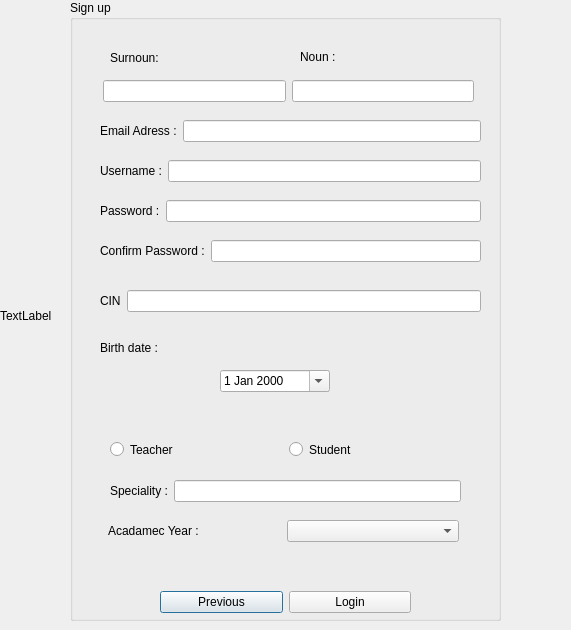
<?xml version="1.0" encoding="UTF-8"?>
<ui version="4.0">
 <class>SignupDialog</class>
 <widget class="QDialog" name="SignupDialog">
  <property name="geometry">
   <rect>
    <x>0</x>
    <y>0</y>
    <width>571</width>
    <height>630</height>
   </rect>
  </property>
  <property name="windowTitle">
   <string>Dialog</string>
  </property>
  <widget class="QGroupBox" name="groupBox">
   <property name="geometry">
    <rect>
     <x>70</x>
     <y>0</y>
     <width>431</width>
     <height>621</height>
    </rect>
   </property>
   <property name="title">
    <string>Sign up</string>
   </property>
   <property name="flat">
    <bool>true</bool>
   </property>
   <widget class="QLabel" name="label">
    <property name="geometry">
     <rect>
      <x>40</x>
      <y>50</y>
      <width>61</width>
      <height>16</height>
     </rect>
    </property>
    <property name="text">
     <string>Surnoun: </string>
    </property>
   </widget>
   <widget class="QLabel" name="label_2">
    <property name="geometry">
     <rect>
      <x>230</x>
      <y>50</y>
      <width>46</width>
      <height>13</height>
     </rect>
    </property>
    <property name="text">
     <string>Noun :</string>
    </property>
   </widget>
   <widget class="QLabel" name="label_7">
    <property name="geometry">
     <rect>
      <x>30</x>
      <y>340</y>
      <width>101</width>
      <height>16</height>
     </rect>
    </property>
    <property name="text">
     <string>Birth date :</string>
    </property>
   </widget>
   <widget class="QDateEdit" name="date">
    <property name="geometry">
     <rect>
      <x>150</x>
      <y>370</y>
      <width>110</width>
      <height>22</height>
     </rect>
    </property>
    <property name="calendarPopup">
     <bool>true</bool>
    </property>
   </widget>
   <widget class="QWidget" name="layoutWidget">
    <property name="geometry">
     <rect>
      <x>33</x>
      <y>80</y>
      <width>371</width>
      <height>22</height>
     </rect>
    </property>
    <layout class="QHBoxLayout" name="horizontalLayout">
     <item>
      <widget class="QLineEdit" name="lineEdit_surnoun"/>
     </item>
     <item>
      <widget class="QLineEdit" name="lineEdit_noun"/>
     </item>
    </layout>
   </widget>
   <widget class="QWidget" name="layoutWidget">
    <property name="geometry">
     <rect>
      <x>90</x>
      <y>590</y>
      <width>251</width>
      <height>25</height>
     </rect>
    </property>
    <layout class="QHBoxLayout" name="horizontalLayout_2">
     <item>
      <widget class="QPushButton" name="pushButton_2">
       <property name="text">
        <string>Previous</string>
       </property>
      </widget>
     </item>
     <item>
      <widget class="QPushButton" name="pushButton">
       <property name="text">
        <string>Login</string>
       </property>
      </widget>
     </item>
    </layout>
   </widget>
   <widget class="QWidget" name="layoutWidget">
    <property name="geometry">
     <rect>
      <x>40</x>
      <y>440</y>
      <width>351</width>
      <height>19</height>
     </rect>
    </property>
    <layout class="QHBoxLayout" name="horizontalLayout_3">
     <item>
      <widget class="QRadioButton" name="radioButton_teacher">
       <property name="text">
        <string>Teacher</string>
       </property>
      </widget>
     </item>
     <item>
      <widget class="QRadioButton" name="radioButton_student">
       <property name="text">
        <string>Student</string>
       </property>
      </widget>
     </item>
    </layout>
   </widget>
   <widget class="QWidget" name="layoutWidget">
    <property name="geometry">
     <rect>
      <x>40</x>
      <y>480</y>
      <width>351</width>
      <height>22</height>
     </rect>
    </property>
    <layout class="QHBoxLayout" name="horizontalLayout_4">
     <item>
      <widget class="QLabel" name="label_8">
       <property name="text">
        <string>Speciality :</string>
       </property>
      </widget>
     </item>
     <item>
      <widget class="QLineEdit" name="lineEdit_spe"/>
     </item>
    </layout>
   </widget>
   <widget class="QWidget" name="layoutWidget">
    <property name="geometry">
     <rect>
      <x>38</x>
      <y>520</y>
      <width>351</width>
      <height>22</height>
     </rect>
    </property>
    <layout class="QHBoxLayout" name="horizontalLayout_5">
     <item>
      <widget class="QLabel" name="label_9">
       <property name="text">
        <string>Acadamec Year :</string>
       </property>
      </widget>
     </item>
     <item>
      <widget class="QComboBox" name="comboBox"/>
     </item>
    </layout>
   </widget>
   <widget class="QWidget" name="layoutWidget_2">
    <property name="geometry">
     <rect>
      <x>30</x>
      <y>290</y>
      <width>381</width>
      <height>22</height>
     </rect>
    </property>
    <layout class="QHBoxLayout" name="horizontalLayout_12">
     <item>
      <widget class="QLabel" name="label_10">
       <property name="text">
        <string>CIN</string>
       </property>
      </widget>
     </item>
     <item>
      <widget class="QLineEdit" name="lineEdit_cin"/>
     </item>
    </layout>
   </widget>
   <widget class="QWidget" name="layoutWidget">
    <property name="geometry">
     <rect>
      <x>30</x>
      <y>120</y>
      <width>381</width>
      <height>22</height>
     </rect>
    </property>
    <layout class="QHBoxLayout" name="horizontalLayout_8">
     <item>
      <widget class="QLabel" name="label_3">
       <property name="text">
        <string>Email Adress :</string>
       </property>
      </widget>
     </item>
     <item>
      <widget class="QLineEdit" name="lineEdit_email"/>
     </item>
    </layout>
   </widget>
   <widget class="QWidget" name="layoutWidget">
    <property name="geometry">
     <rect>
      <x>30</x>
      <y>160</y>
      <width>381</width>
      <height>22</height>
     </rect>
    </property>
    <layout class="QHBoxLayout" name="horizontalLayout_9">
     <item>
      <widget class="QLabel" name="label_4">
       <property name="text">
        <string>Username :</string>
       </property>
      </widget>
     </item>
     <item>
      <widget class="QLineEdit" name="lineEdit_username"/>
     </item>
    </layout>
   </widget>
   <widget class="QWidget" name="layoutWidget">
    <property name="geometry">
     <rect>
      <x>30</x>
      <y>200</y>
      <width>381</width>
      <height>22</height>
     </rect>
    </property>
    <layout class="QHBoxLayout" name="horizontalLayout_10">
     <item>
      <widget class="QLabel" name="label_5">
       <property name="text">
        <string>Password :</string>
       </property>
      </widget>
     </item>
     <item>
      <widget class="QLineEdit" name="lineEdit_password">
       <property name="echoMode">
        <enum>QLineEdit::Password</enum>
       </property>
      </widget>
     </item>
    </layout>
   </widget>
   <widget class="QWidget" name="layoutWidget">
    <property name="geometry">
     <rect>
      <x>30</x>
      <y>240</y>
      <width>381</width>
      <height>22</height>
     </rect>
    </property>
    <layout class="QHBoxLayout" name="horizontalLayout_11">
     <item>
      <widget class="QLabel" name="label_6">
       <property name="text">
        <string>Confirm Password :</string>
       </property>
      </widget>
     </item>
     <item>
      <widget class="QLineEdit" name="lineEdit_password_2">
       <property name="echoMode">
        <enum>QLineEdit::Password</enum>
       </property>
      </widget>
     </item>
    </layout>
   </widget>
  </widget>
  <widget class="QLabel" name="background">
   <property name="geometry">
    <rect>
     <x>0</x>
     <y>0</y>
     <width>571</width>
     <height>631</height>
    </rect>
   </property>
   <property name="text">
    <string>TextLabel</string>
   </property>
  </widget>
  <widget class="QWidget" name="layoutWidget">
   <property name="geometry">
    <rect>
     <x>0</x>
     <y>0</y>
     <width>2</width>
     <height>2</height>
    </rect>
   </property>
   <layout class="QHBoxLayout" name="horizontalLayout_6"/>
  </widget>
  <widget class="QWidget" name="layoutWidget">
   <property name="geometry">
    <rect>
     <x>0</x>
     <y>0</y>
     <width>2</width>
     <height>2</height>
    </rect>
   </property>
   <layout class="QHBoxLayout" name="horizontalLayout_7"/>
  </widget>
  <zorder>layoutWidget</zorder>
  <zorder>layoutWidget</zorder>
  <zorder>background</zorder>
  <zorder>groupBox</zorder>
 </widget>
 <resources/>
 <connections/>
</ui>
